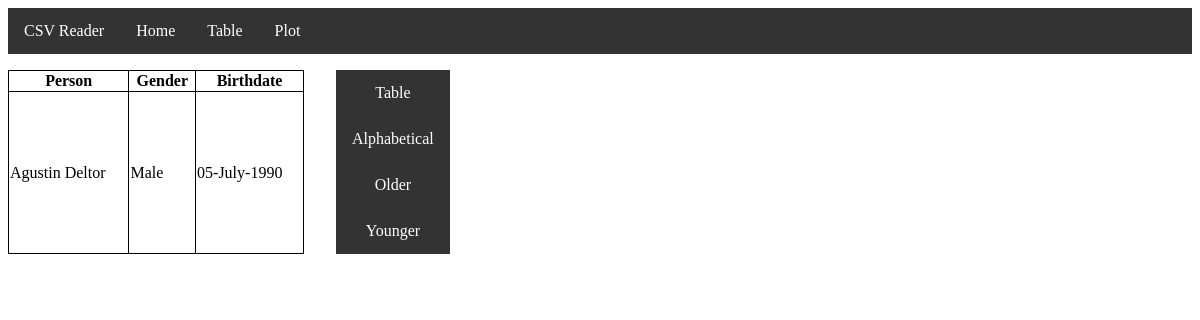
Page /older on the earlier database version.
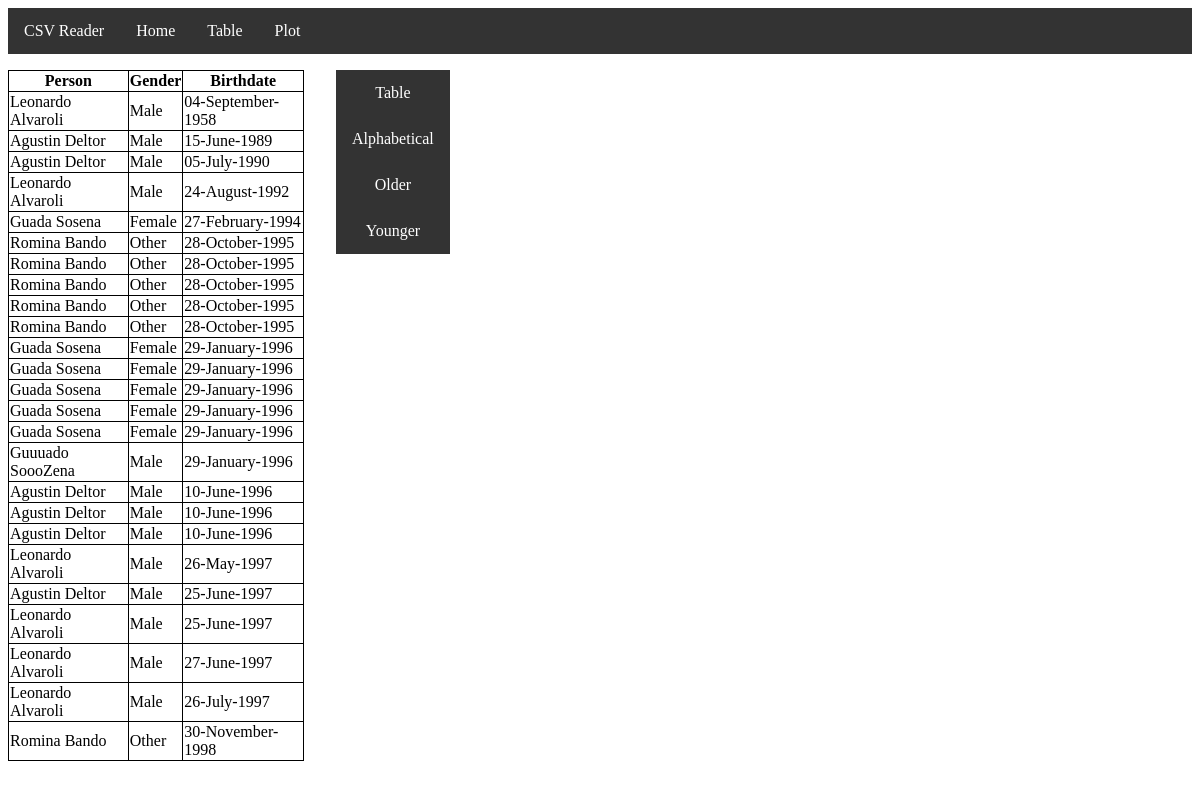
Same page on the later database version.
### gview/models.py (models this page shows)
class Person(models.Model):
    name = models.CharField(max_length=128)
    birthdate = models.DateTimeField()
    created_at = models.DateTimeField(auto_now_add=True)
    updated_at = models.DateTimeField(auto_now=True)
    class Gender(models.TextChoices):
        MALE = 'M', _('Male')
        FEMALE = 'F', _('Female')
        OTHER = 'O', _('Other')
    gender = models.CharField(max_length=1, choices= Gender.choices)
    def __str__(self):
        return self.name
    def getGender(self):
        return Person.Gender(self.gender).label
    def getBirthdate(self):
        return self.birthdate.strftime("%d-%B-%Y")

### gview/views.py (the view)
# urls.py: path('older', views.Older.as_view(), name='older'),
class Older(View):
    def get(self, request):
        ages = Person.objects.order_by('birthdate', 'name')
        return render(request, 'older.html', {'ages': ages})

### templates/older.html (shortened to what this page needs)
{% load static %}
{% include 'navbar.html' %}
<html>
<head>
</head>
    <font size="2" face="Tahoma" >
    <div class="upper">
        <table class="tabla" border="1"; width="25%";>
            <thead>
                <th>Person</th>
                <th>Gender</th>
                <th>Birthdate</th>
            </thead>
            {% for k in ages  %}
            <tr>
                <td>{{k}}</td>
                <td>{{k.getGender}}</td>
                <td>{{k.getBirthdate}}</td>
            </tr>
            {% endfor %}
        </table>
        <div class="botones">
            <a class="form-submit-button" href="table">Table</a>
            <a href="alphabetical">Alphabetical</a>
            <a href="older">Older</a>
            <a href="younger">Younger</a>
        </div>
    </div>
    </font>
</html>

Differences in the rows shown:
added Person: name "Leonardo Alvaroli", getGender "Male", getBirthdate "04-September-1958"
added Person: name "Agustin Deltor", getGender "Male", getBirthdate "15-June-1989"
added Person: name "Leonardo Alvaroli", getGender "Male", getBirthdate "24-August-1992"
added Person: name "Guada Sosena", getGender "Female", getBirthdate "27-February-1994"
added Person: name "Romina Bando", getGender "Other", getBirthdate "28-October-1995"
added Person: name "Romina Bando", getGender "Other", getBirthdate "28-October-1995"
added Person: name "Romina Bando", getGender "Other", getBirthdate "28-October-1995"
added Person: name "Romina Bando", getGender "Other", getBirthdate "28-October-1995"
added Person: name "Romina Bando", getGender "Other", getBirthdate "28-October-1995"
added Person: name "Guada Sosena", getGender "Female", getBirthdate "29-January-1996"
added Person: name "Guada Sosena", getGender "Female", getBirthdate "29-January-1996"
added Person: name "Guada Sosena", getGender "Female", getBirthdate "29-January-1996"
added Person: name "Guada Sosena", getGender "Female", getBirthdate "29-January-1996"
added Person: name "Guada Sosena", getGender "Female", getBirthdate "29-January-1996"
added Person: name "Guuuado SoooZena", getGender "Male", getBirthdate "29-January-1996"
added Person: name "Agustin Deltor", getGender "Male", getBirthdate "10-June-1996"
added Person: name "Agustin Deltor", getGender "Male", getBirthdate "10-June-1996"
added Person: name "Agustin Deltor", getGender "Male", getBirthdate "10-June-1996"
added Person: name "Leonardo Alvaroli", getGender "Male", getBirthdate "26-May-1997"
added Person: name "Agustin Deltor", getGender "Male", getBirthdate "25-June-1997"
added Person: name "Leonardo Alvaroli", getGender "Male", getBirthdate "25-June-1997"
added Person: name "Leonardo Alvaroli", getGender "Male", getBirthdate "27-June-1997"
added Person: name "Leonardo Alvaroli", getGender "Male", getBirthdate "26-July-1997"
added Person: name "Romina Bando", getGender "Other", getBirthdate "30-November-1998"
